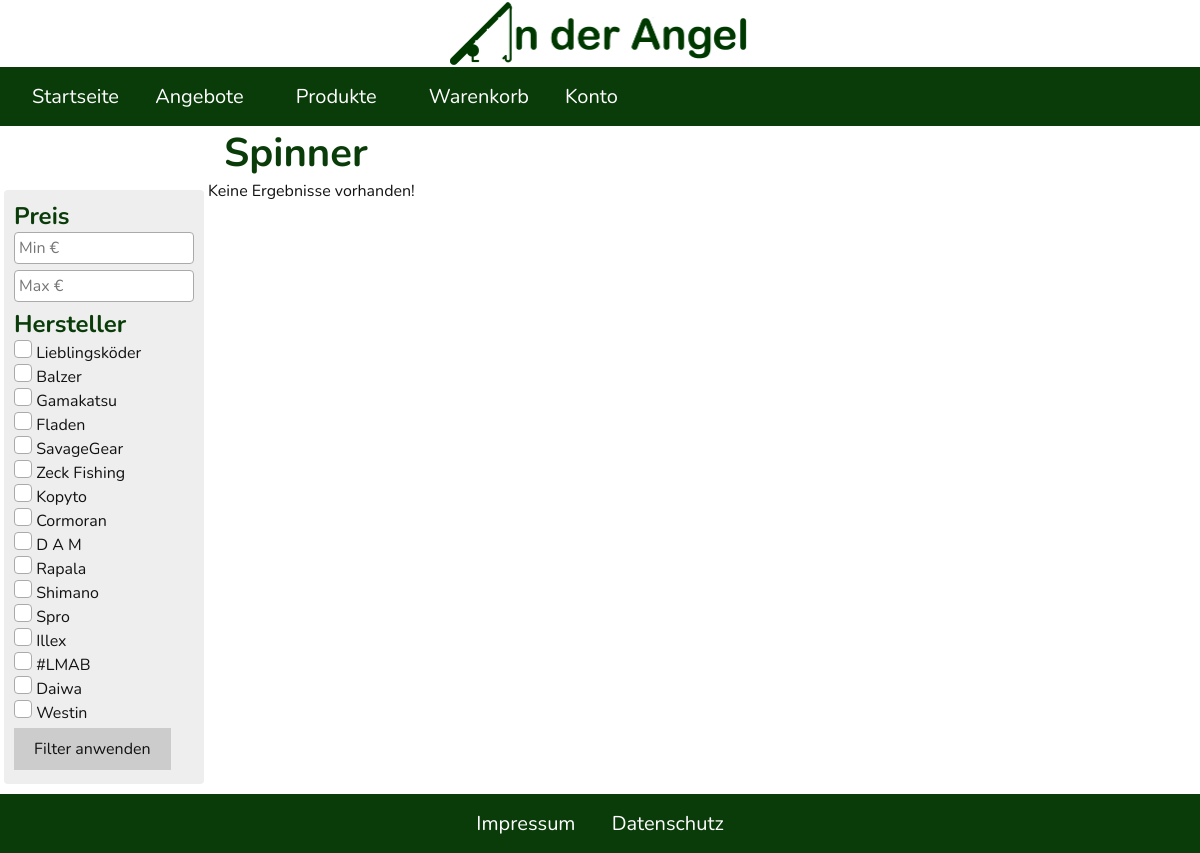
Screenshot of /index.php?c=products&a=showCategoryProducts&id=4 with the database file from the repository.
### tables this page shows
CREATE TABLE IF NOT EXISTS `category` (
  `id` INT NOT NULL AUTO_INCREMENT,
  `createdAt` TIMESTAMP NOT NULL DEFAULT CURRENT_TIMESTAMP,
  `updatedAt` TIMESTAMP NULL DEFAULT NULL ON UPDATE CURRENT_TIMESTAMP,
  `name` VARCHAR(50) NOT NULL,
  PRIMARY KEY (`id`));

CREATE TABLE IF NOT EXISTS `manufacturer` (
  `id` INT NOT NULL AUTO_INCREMENT,
  `createdAt` TIMESTAMP NOT NULL DEFAULT CURRENT_TIMESTAMP,
  `updatedAt` TIMESTAMP NULL DEFAULT NULL ON UPDATE CURRENT_TIMESTAMP,
  `name` VARCHAR(50) NOT NULL,
  PRIMARY KEY (`id`));

### core/controller.class.php (called while the page is built, shortened)
<?php
class Controller
{
	protected $controller  = null;
	protected $action 	   = null;
	protected $params = [];
	public function __construct($controller, $action)
	{
		$this->controller = $controller;
		$this->action = $action;
	}
	public function render()
	{
		$viewPath = VIEWSPATH.$this->controller.DIRECTORY_SEPARATOR.$this->action.'.php';
		extract($this->params);
		include $viewPath;
	}
	protected function setParam($key, $value = null)
	{
		$this->params[$key] = $value;
	}
}

### core/model.class.php (called while the page is built, shortened)
<?php
abstract class Model
{
    protected $schema = [
    ];
    private $values = [
    ];
    public static function tablename()
    {
        $class = get_called_class();
        if(defined($class.'::TABLENAME'))
        {
            return $class::TABLENAME;
        }
        return null;
    }
    public static function find($whereStr = '1')
    {
        $db = $GLOBALS['db'];
        $sqlStr = 'SELECT * FROM `'.self::tablename().'` WHERE '.$whereStr.';';
        $results = [];
        try
        {
            $results = $db->query($sqlStr)->fetchAll();
            $count = count($results);
            for ($i=0; $i < $count; ++$i)
            {
                $results[$i] = new $class($results[$i]);
            }
        }
        catch(\PDOException $error)
        {
            print_r($error);
        }
        return $results;
    }
    public function __set($key, $value)
    {
        if(isset($this->schema[$key]))
        {
            $this->values[$key] = $value;
        }
        else
        {
            $className = get_called_class();
            throw new \Exception(`${key} does not exists in this class ${className}`);
        }
    }
     public function __get($key)
    {
        if(isset($this->schema[$key]))
        {
            return $this->values[$key];
        }
        else
        {
            $className = get_called_class();
            throw new \Exception(`${key} does not exists in this class ${className}`);
        }
    }
}

### views/products/showCategoryProducts.php (the view, shortened to what this page needs)
<div class="category-wrapper">
    <h1><?=$category->name?></h1>
    <div class="filter">
        <form action="index.php?c=products&a=showCategoryProducts&id=<?=$category->id;?>" method="post">
            <h4>Preis</h4>
                <input type="text" id="priceMin" name="priceMin" placeholder="Min €" value=''/>
                <input type="text" id="priceMax" name="priceMax" placeholder="Max €" value=''/>
            <h4>Hersteller</h4>
            <?php $manufacturers = \dwp\model\Manufacturer::find(); ?>
            <?php foreach($manufacturers as $manufacturer) : ?>
                <li>
                <input type="checkbox" id="<?=$manufacturer->id;?>" name="manufacturer[]" value="<?=$manufacturer->id;?>" class="check"/>
                <label for="<?=$manufacturer->id;?>"><?=$manufacturer->name;?></label>
                </li>
            <?php endforeach; ?>
            <div class="input-submit">
                <input name="submit" type="submit" value="Filter anwenden"/>
            </div>
        </form>
    </div>
    <div class="products">
        <?php if(empty($products)) : ?>
            <p>Keine Ergebnisse vorhanden!</p>
        <?php endif ; ?>
    </div>
</div>

### assets/styles/basis.css (style rules this page uses)
* { font-family: Nunito, sans-serif; color: #111111; font-size: 1rem; margin: 0; padding: 0; border: 0; box-sizing: border-box; }
h1 { font-size: 2.5rem; color: #0A3C0A; }
h4 { font-size: 1.5rem; color: #0A3C0A; }
.check { appearance: none; padding: 8px; background-color: white; border: 1px solid #aaaaaa; border-radius: 4px; }
input[type="text"], input[type="date"], input[type="email"], input[type="password"] { width: 100%; padding: 4px; margin-bottom: 6px; border: 1px solid #aaaaaa; border-radius: 4px; }
input[type="submit"] { background-color: #cccccc; padding: 10px 20px; margin: 4px 0; float: left; cursor: pointer; }

### assets/styles/products.css (style rules this page uses)
.products-wrapper, .category-wrapper, .sales-wrapper { overflow: auto; }
.products-wrapper h1, .category-wrapper h1, .sales-wrapper h1 { padding-left: 10px; margin-left: 214px; }
.products, .sales { overflow: auto; }

### assets/styles/desktop/desktop-filter.css (style rules this page uses)
.category-wrapper { overflow: auto; }
.filter { list-style-type: none; background: #eeeeee; width: 200px; max-width: 30%; padding: 10px; margin: 10px 4px; border-radius: 4px; float: left; }

### assets/styles/mobile/mobile-filter.css (style rules this page uses)
.products-wrapper h1, .category-wrapper h1, .sales-wrapper h1 { margin: 0 auto; text-align: center; padding: 4px; }
.category-wrapper { overflow: auto; }
.filter li { display: block; padding: 2px 8px; }
.filter { height: auto; max-height: 0; overflow: hidden; transition: all 0.5s; }

### rows the page displays
category: name "Spinner"
manufacturer: name "Lieblingsköder"
manufacturer: name "Balzer"
manufacturer: name "Gamakatsu"
manufacturer: name "Fladen"
manufacturer: name "SavageGear"
manufacturer: name "Zeck Fishing"
manufacturer: name "Kopyto"
manufacturer: name "Cormoran"
manufacturer: name "D A M"
manufacturer: name "Rapala"
manufacturer: name "Shimano"
manufacturer: name "Spro"
manufacturer: name "Illex"
manufacturer: name "#LMAB"
manufacturer: name "Daiwa"
manufacturer: name "Westin"
